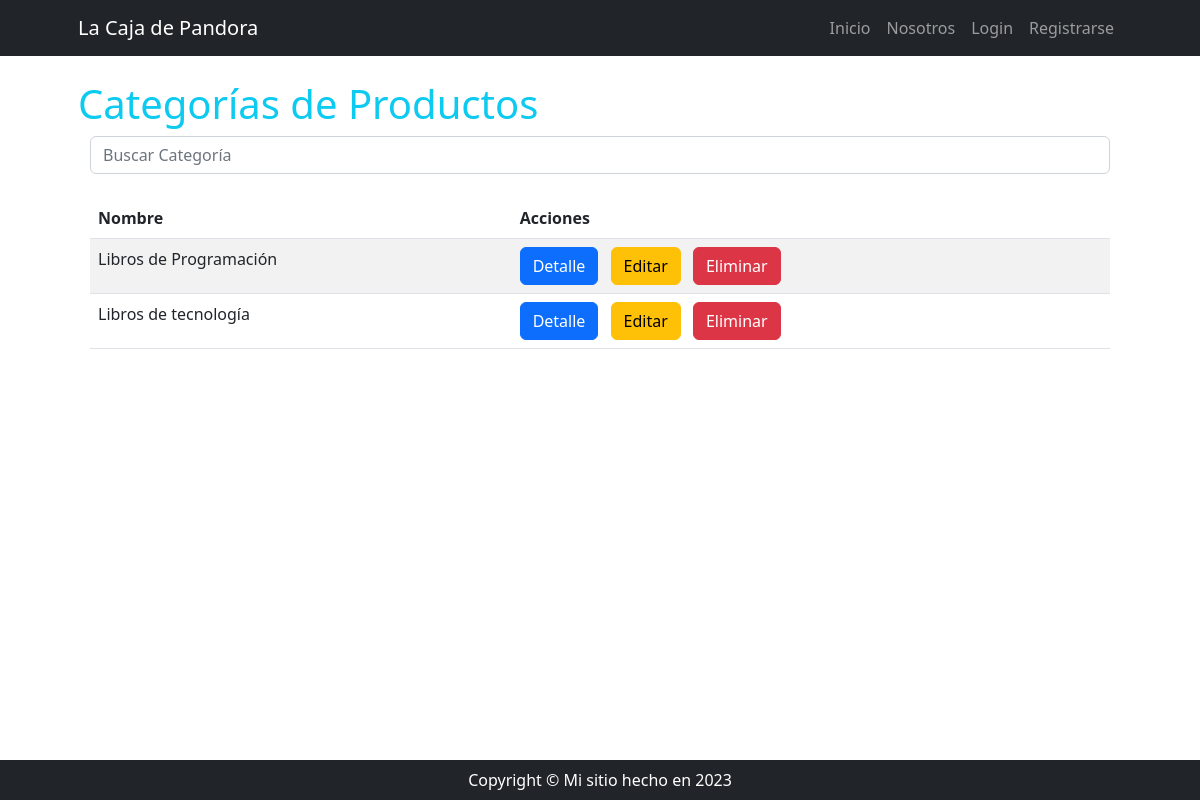
The page /producto/producto/list/ on the database its author committed.
### apps/producto/models.py (models this page shows, shortened)
class ProductoCategoria(models.Model):
    nombre = models.CharField(max_length=100)
    descripcion = models.TextField(null=True, blank=True, verbose_name="descripción")
    class Meta:
        verbose_name = "categoría de productos"
        verbose_name_plural = "categorías de productos"

### apps/producto/views.py (the view)
# urls.py: path("producto/list/", ProductoCategoriaList.as_view(), name="productocategoria_list"),
class ProductoCategoriaList(ListView):
    model = ProductoCategoria
    def get_queryset(self):
        if self.request.GET.get("consulta"):
            consulta = self.request.GET.get("consulta")
            object_list = ProductoCategoria.objects.filter(nombre__icontains=consulta)
        else:
            object_list = ProductoCategoria.objects.all()
        return object_list

### apps/producto/templates/producto/productocategoria_list.html (shortened to what this page needs)
{% extends 'core/base.html' %}
{% block content_title %}
    Categorías de Productos
{% endblock content_title %}
{% block content %}
  <div class="container">
    <div class="mb-4">
      <form method="get">
        <input type="text" class="form-control" name="consulta" placeholder="Buscar Categoría">
      </form>
    </div>
    <table class="table table-striped">
      <thead>
        <tr>
          <th >Nombre</th>
          <th >Acciones</th>
        </tr>
      </thead>
      <tbody>
        {% for categoria in object_list %}
          <tr>
            <td>{{ categoria.nombre }}</td>
            <td>
              <a href="{% url 'producto:productocategoria_detail' categoria.id %}" class="btn btn-primary me-2">Detalle</a>
              <a href="{% url 'producto:productocategoria_update' categoria.id %}" class="btn btn-warning me-2">Editar</a>
              <a href="{% url 'producto:productocategoria_delete' categoria.id %}" class="btn btn-danger">Eliminar</a>
            </td>
          </tr>
        {% empty %}
          <tr>
            <td class="text-center">No hay categorías disponibles.</td>
          </tr>
        {% endfor %}
      </tbody>
    </table>
  </div>
{% endblock content %}

### rows shown on the page
ProductoCategoria: nombre "Libros de Programación"
ProductoCategoria: nombre "Libros de tecnología"
